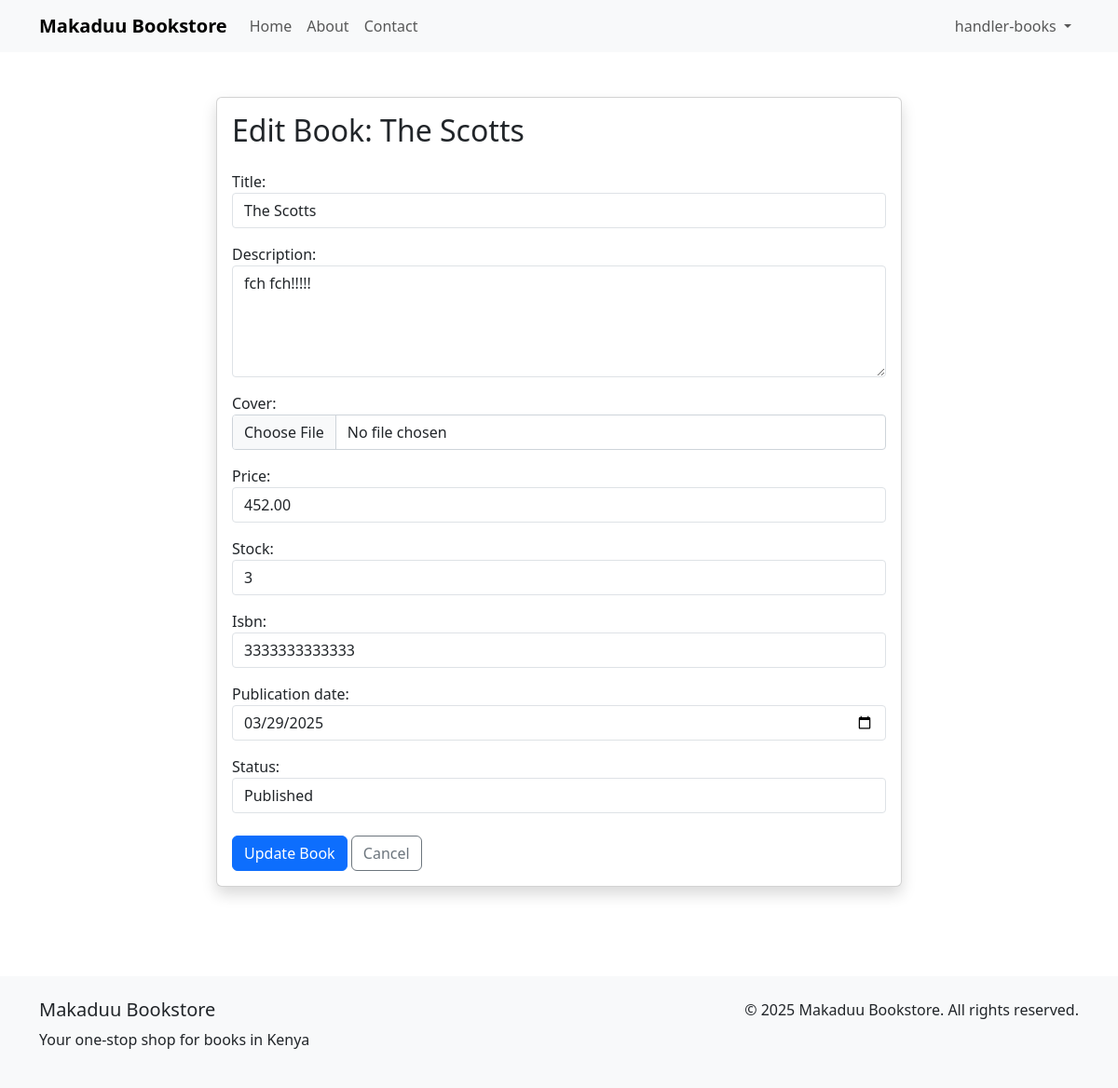
Screenshot of /books/the-scotts/edit/ (signed in) with the database file from the repository.
### apps/accounts/models.py (models this page shows, shortened)
class User(AbstractUser):
    tracker = FieldTracker(['verified_publisher'])
    is_publisher = models.BooleanField(
        _('publisher status'),
        default=False,
        help_text=_('Designates whether this user can publish books.')
    )
    company_name = models.CharField(max_length=100, blank=True)
    publisher_bio = models.TextField(blank=True)
    website = models.URLField(blank=True)
    phone = models.CharField(max_length=15, blank=True)
    address = models.TextField(blank=True)
    verified_publisher = models.BooleanField(default=False)
    class Meta:
        verbose_name = _('user')
        verbose_name_plural = _('users')

### apps/books/models.py (models this page shows, shortened)
class Book(models.Model):
    DRAFT = 'draft'
    PUBLISHED = 'published'
    STATUS_CHOICES = [
        (DRAFT, 'Draft'),
        (PUBLISHED, 'Published'),
    ]
    title = models.CharField(max_length=200)
    slug = models.SlugField(max_length=200, unique=True)
    publisher = models.ForeignKey(
        settings.AUTH_USER_MODEL,
        on_delete=models.CASCADE,
        related_name='published_books'
    )
    description = models.TextField()
    cover = models.ImageField(upload_to='books/covers/%Y/%m/%d/')
    price = models.DecimalField(max_digits=10, decimal_places=2)
    stock = models.PositiveIntegerField(default=0)
    isbn = models.CharField(max_length=13, unique=True)
    publication_date = models.DateField()
    created_at = models.DateTimeField(auto_now_add=True)
    updated_at = models.DateTimeField(auto_now=True)
    status = models.CharField(
        max_length=10,
        choices=STATUS_CHOICES,
        default=DRAFT
    )
    class Meta:
        ordering = ['-created_at']
        indexes = [
            models.Index(fields=['-created_at']),
        ]

### apps/books/views.py (the view, shortened to what this page needs)
# urls.py: path('<slug:slug>/edit/', views.BookUpdateView.as_view(), name='book-update'),
class BookUpdateView(LoginRequiredMixin, PublisherRequiredMixin, UpdateView):
    model = Book
    form_class = BookForm
    template_name = 'books/book_form.html'
    success_url = reverse_lazy('books:my-books')
    def get_queryset(self):
        return Book.objects.filter(publisher=self.request.user)

### apps/books/forms.py (shortened to what this page needs)
class BookForm(forms.ModelForm):
    class Meta:
        model = Book
        fields = ['title', 'description', 'cover', 'price', 'stock',
                 'isbn', 'publication_date', 'status']
        widgets = {
            'title': forms.TextInput(attrs={'class': 'form-control'}),
            'description': forms.Textarea(attrs={'class': 'form-control', 'rows': 4}),
            'cover': forms.FileInput(attrs={'class': 'form-control'}),
            'price': forms.NumberInput(attrs={'class': 'form-control'}),
            'stock': forms.NumberInput(attrs={'class': 'form-control'}),
            'isbn': forms.TextInput(attrs={'class': 'form-control'}),
            'publication_date': forms.DateInput(attrs={'class': 'form-control', 'type': 'date'}),
            'status': forms.Select(attrs={'class': 'form-control'}),
        }

### apps/core/mixins.py (called while the page is built)
    def test_func(self):
        return self.request.user.is_publisher and self.request.user.verified_publisher

### apps/books/templates/books/book_form.html (shortened to what this page needs)
{% extends 'base.html' %}
{% block content %}
<div class="container py-5">
    <div class="row justify-content-center">
        <div class="col-md-8">
            <div class="card shadow">
                <div class="card-body">
                    <h2 class="card-title mb-4">
                        {% if form.instance.pk %}
                            Edit Book: {{ form.instance.title }}
                        {% else %}
                            Add New Book
                        {% endif %}
                    </h2>
                    <form method="post" enctype="multipart/form-data" novalidate>
                        {% for field in form %}
                            <div class="mb-3">
                                {{ field.label_tag }}
                                {{ field }}
                            </div>
                        {% endfor %}
                        <div class="mt-4">
                            <button type="submit" class="btn btn-primary">
                                {% if form.instance.pk %}
                                    Update Book
                                {% else %}
                                    Create Book
                                {% endif %}
                            </button>
                            <a href="{% url 'books:my-books' %}" class="btn btn-outline-secondary">Cancel</a>
                        </div>
                    </form>
                </div>
            </div>
        </div>
    </div>
</div>
{% endblock %}

### makaduu/templates/navbar.html (shortened to what this page needs)
<nav class="navbar navbar-expand-lg navbar-light bg-light">
    <div class="container">
        <a class="navbar-brand" href="{% url 'core:home' %}">Makaduu Bookstore</a>
        <div class="collapse navbar-collapse" id="navbarNav">
            <ul class="navbar-nav me-auto">
                <li class="nav-item">
                    <a class="nav-link" href="{% url 'core:home' %}">Home</a>
                </li>
                <li class="nav-item">
                    <a class="nav-link" href="{% url 'core:about' %}">About</a>
                </li>
                <li class="nav-item">
                    <a class="nav-link" href="{% url 'core:contact' %}">Contact</a>
                </li>
            </ul>
            <ul class="navbar-nav">
                {% if user.is_authenticated %}
                    <li class="nav-item dropdown">
                        <a class="nav-link dropdown-toggle" href="#" id="navbarDropdown" role="button" data-bs-toggle="dropdown">
                            {{ user.username }}
                        </a>
                    </li>
                {% endif %}
            </ul>
        </div>
    </div>
</nav>

### makaduu/static/css/style.css (style rules this page uses)
.card { transition: transform 0.2s; }
.navbar-brand { font-weight: bold; }

### apps/books/templates/books/book_form.html (style rules this page uses)
.form-control { border-radius: 0.25rem; }
textarea.form-control { min-height: 120px; }
input[type="file"] { padding: 0.375rem 0.75rem; border: 1px solid #ced4da; border-radius: 0.25rem; width: 100%; }

### rows the page displays
User: username "handler-books"
Book: instance "The Scotts", form "The Scotts" "fch fch!!!!!" "452.00" "3" "3333333333333" "03/29/2025" "Published"

### other values shown
{{ field.label_tag }} "Title:" "Description:" "Cover:" "Price:" "Stock:" "Isbn:" "Publication date:" "Status:"
